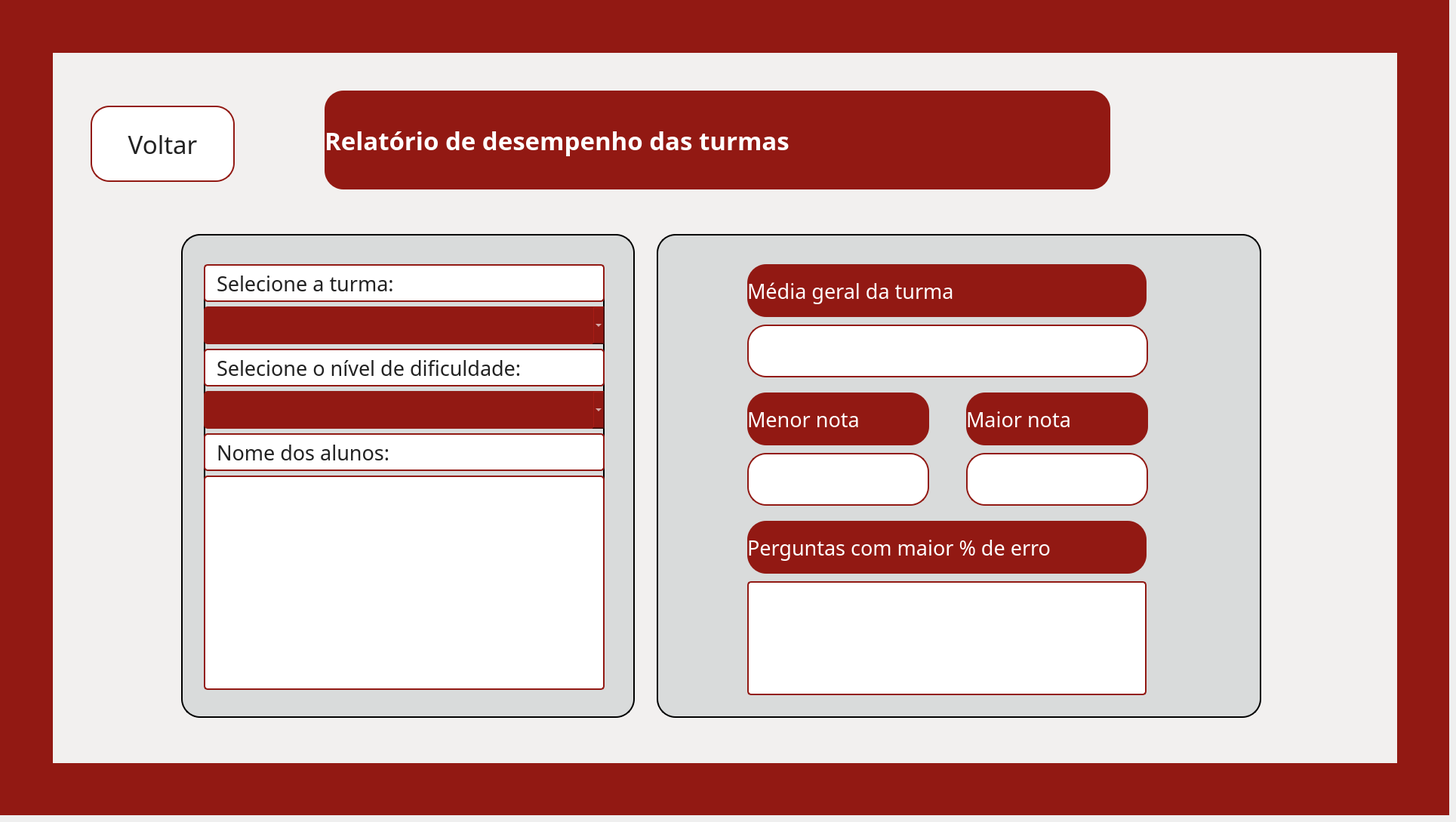
    <widget class="QWidget" name="pg_relatorioturmas">
     <widget class="QWidget" name="fundo2_relatorio" native="true">
      <property name="geometry">
       <rect>
        <x>0</x>
        <y>0</y>
        <width>1920</width>
        <height>1080</height>
       </rect>
      </property>
      <property name="styleSheet">
       <string notr="true">background-color: #921913;</string>
      </property>
      <widget class="QWidget" name="container2_relatorio" native="true">
       <property name="geometry">
        <rect>
         <x>70</x>
         <y>70</y>
         <width>1781</width>
         <height>941</height>
        </rect>
       </property>
       <property name="styleSheet">
        <string notr="true">background-color: #F2F0EF;
</string>
       </property>
       <widget class="QLabel" name="lbl_titulo2_relatorio">
        <property name="geometry">
         <rect>
          <x>360</x>
          <y>50</y>
          <width>1041</width>
          <height>131</height>
         </rect>
        </property>
        <property name="font">
         <font>
          <family>Arbutus Slab</family>
          <pointsize>25</pointsize>
          <weight>75</weight>
          <bold>true</bold>
         </font>
        </property>
        <property name="cursor">
         <cursorShape>ArrowCursor</cursorShape>
        </property>
        <property name="styleSheet">
         <string notr="true">background-color: #921913;
color: white;
border: none;
border-radius: 25px</string>
        </property>
        <property name="text">
         <string>Relatório de desempenho das turmas</string>
        </property>
        <property name="textFormat">
         <enum>Qt::PlainText</enum>
        </property>
        <property name="wordWrap">
         <bool>true</bool>
        </property>
       </widget>
       <widget class="QLabel" name="lbl_col1b_relatorio">
        <property name="geometry">
         <rect>
          <x>10</x>
          <y>0</y>
          <width>471</width>
          <height>491</height>
         </rect>
        </property>
        <property name="styleSheet">
         <string notr="true">border: transparent;
background-color: transparent;</string>
        </property>
        <property name="text">
         <string/>
        </property>
        <property name="pixmap">
         <pixmap>../../assets/images/fundoetec.png</pixmap>
        </property>
        <property name="scaledContents">
         <bool>true</bool>
        </property>
       </widget>
       <widget class="QLabel" name="lbl_col2b_relatorio">
        <property name="geometry">
         <rect>
          <x>10</x>
          <y>460</y>
          <width>471</width>
          <height>481</height>
         </rect>
        </property>
        <property name="styleSheet">
         <string notr="true">border: transparent;
background-color: transparent;</string>
        </property>
        <property name="text">
         <string/>
        </property>
        <property name="pixmap">
         <pixmap>../../assets/images/fundoetec.png</pixmap>
        </property>
        <property name="scaledContents">
         <bool>true</bool>
        </property>
       </widget>
       <widget class="QLabel" name="lbl_col3b_relatorio">
        <property name="geometry">
         <rect>
          <x>470</x>
          <y>450</y>
          <width>471</width>
          <height>481</height>
         </rect>
        </property>
        <property name="styleSheet">
         <string notr="true">border: transparent;
background-color: transparent;</string>
        </property>
        <property name="text">
         <string/>
        </property>
        <property name="pixmap">
         <pixmap>../../assets/images/fundoetec.png</pixmap>
        </property>
        <property name="scaledContents">
         <bool>true</bool>
        </property>
       </widget>
       <widget class="QFrame" name="frame_card3_relatorio">
        <property name="geometry">
         <rect>
          <x>170</x>
          <y>240</y>
          <width>601</width>
          <height>641</height>
         </rect>
        </property>
        <property name="font">
         <font>
          <pointsize>2</pointsize>
         </font>
        </property>
        <property name="styleSheet">
         <string notr="true">border-radius: 25px;
border: 2px solid black;
background-color: #d9dbdb;</string>
        </property>
        <property name="frameShape">
         <enum>QFrame::NoFrame</enum>
        </property>
        <widget class="QWidget" name="verticalLayoutWidget_5">
         <property name="geometry">
          <rect>
           <x>30</x>
           <y>40</y>
           <width>531</width>
           <height>564</height>
          </rect>
         </property>
         <layout class="QVBoxLayout" name="layout_card3_relatorio">
          <item>
           <widget class="QLabel" name="lbl_dado1b_relatorio">
            <property name="minimumSize">
             <size>
              <width>0</width>
              <height>50</height>
             </size>
            </property>
            <property name="maximumSize">
             <size>
              <width>16777215</width>
              <height>50</height>
             </size>
            </property>
            <property name="font">
             <font>
              <family>Arbutus Slab</family>
              <pointsize>20</pointsize>
             </font>
            </property>
            <property name="styleSheet">
             <string notr="true">background-color: white;
color: #222222;
border: 2px solid #921913;
border-radius: 5px;
padding: 0 8px</string>
            </property>
            <property name="text">
             <string>Selecione a turma:</string>
            </property>
           </widget>
          </item>
          <item>
           <widget class="QComboBox" name="comboBox_turma3">
            <property name="minimumSize">
             <size>
              <width>200</width>
              <height>50</height>
             </size>
            </property>
            <property name="font">
             <font>
              <family>Arbutus Slab</family>
              <pointsize>20</pointsize>
             </font>
            </property>
            <property name="styleSheet">
             <string notr="true">QComboBox{
    background-color: #921913;
    border: none;
    border-radius: 5px;
    color: white;
}

QComboBox:hover{
    background-color: #62100d;
}</string>
            </property>
            <property name="currentIndex">
             <number>-1</number>
            </property>
           </widget>
          </item>
          <item>
           <widget class="QLabel" name="lbl_dado2b_relatorio">
            <property name="minimumSize">
             <size>
              <width>0</width>
              <height>50</height>
             </size>
            </property>
            <property name="maximumSize">
             <size>
              <width>16777215</width>
              <height>50</height>
             </size>
            </property>
            <property name="font">
             <font>
              <family>Arbutus Slab</family>
              <pointsize>20</pointsize>
             </font>
            </property>
            <property name="styleSheet">
             <string notr="true">background-color: white;
color: #222222;
border: 2px solid #921913;
border-radius: 5px;
padding: 0 8px</string>
            </property>
            <property name="text">
             <string>Selecione o nível de dificuldade:</string>
            </property>
           </widget>
          </item>
          <item>
           <widget class="QComboBox" name="comboBox_modo2_2">
            <property name="minimumSize">
             <size>
              <width>200</width>
              <height>50</height>
             </size>
            </property>
            <property name="font">
             <font>
              <family>Arbutus Slab</family>
              <pointsize>20</pointsize>
             </font>
            </property>
            <property name="styleSheet">
             <string notr="true">QComboBox{
    background-color: #921913;
    border: none;
    border-radius: 5px;
    color: white;
}

QComboBox:hover{
    background-color: #62100d;
}</string>
            </property>
            <property name="currentIndex">
             <number>-1</number>
            </property>
           </widget>
          </item>
          <item>
           <widget class="QLabel" name="lbl_dado3b_relatorio">
            <property name="minimumSize">
             <size>
              <width>0</width>
              <height>50</height>
             </size>
            </property>
            <property name="maximumSize">
             <size>
              <width>16777215</width>
              <height>50</height>
             </size>
            </property>
            <property name="font">
             <font>
              <family>Arbutus Slab</family>
              <pointsize>20</pointsize>
             </font>
            </property>
            <property name="styleSheet">
             <string notr="true">background-color: white;
color: #222222;
border: 2px solid #921913;
border-radius: 5px;
padding: 0 8px</string>
            </property>
            <property name="text">
             <string>Nome dos alunos:</string>
            </property>
           </widget>
          </item>
          <item>
           <widget class="QListWidget" name="lista_alunos3">
            <property name="styleSheet">
             <string notr="true">background-color: white;
color: #222222;
border: 2px solid #921913;
border-radius: 5px;
padding: 0 8px</string>
            </property>
           </widget>
          </item>
         </layout>
        </widget>
       </widget>
       <widget class="QLabel" name="lbl_stat1b_relatorio">
        <property name="geometry">
         <rect>
          <x>500</x>
          <y>10</y>
          <width>471</width>
          <height>431</height>
         </rect>
        </property>
        <property name="styleSheet">
         <string notr="true">border: transparent;
background-color: transparent;</string>
        </property>
        <property name="text">
         <string/>
        </property>
        <property name="pixmap">
         <pixmap>../../assets/images/fundoetec.png</pixmap>
        </property>
        <property name="scaledContents">
         <bool>true</bool>
        </property>
       </widget>
       <widget class="QLabel" name="lbl_stat2b_relatorio">
        <property name="geometry">
         <rect>
          <x>940</x>
          <y>0</y>
          <width>461</width>
          <height>481</height>
         </rect>
        </property>
        <property name="styleSheet">
         <string notr="true">border: transparent;
background-color: transparent;</string>
        </property>
        <property name="text">
         <string/>
        </property>
        <property name="pixmap">
         <pixmap>../../assets/images/fundoetec.png</pixmap>
        </property>
        <property name="scaledContents">
         <bool>true</bool>
        </property>
       </widget>
       <widget class="QLabel" name="lbl_stat3b_relatorio">
        <property name="geometry">
         <rect>
          <x>1400</x>
          <y>0</y>
          <width>401</width>
          <height>491</height>
         </rect>
        </property>
        <property name="styleSheet">
         <string notr="true">border: transparent;
background-color: transparent;</string>
        </property>
        <property name="text">
         <string/>
        </property>
        <property name="pixmap">
         <pixmap>../../assets/images/fundoetec.png</pixmap>
        </property>
        <property name="scaledContents">
         <bool>true</bool>
        </property>
       </widget>
       <widget class="QLabel" name="lbl_stat4b_relatorio">
        <property name="geometry">
         <rect>
          <x>1780</x>
          <y>820</y>
          <width>471</width>
          <height>481</height>
         </rect>
        </property>
        <property name="styleSheet">
         <string notr="true">border: transparent;
background-color: transparent;</string>
        </property>
        <property name="text">
         <string/>
        </property>
        <property name="pixmap">
         <pixmap>../../assets/images/fundoetec.png</pixmap>
        </property>
        <property name="scaledContents">
         <bool>true</bool>
        </property>
       </widget>
       <widget class="QLabel" name="lbl_stat5b_relatorio">
        <property name="geometry">
         <rect>
          <x>940</x>
          <y>460</y>
          <width>471</width>
          <height>471</height>
         </rect>
        </property>
        <property name="styleSheet">
         <string notr="true">border: transparent;
background-color: transparent;</string>
        </property>
        <property name="text">
         <string/>
        </property>
        <property name="pixmap">
         <pixmap>../../assets/images/fundoetec.png</pixmap>
        </property>
        <property name="scaledContents">
         <bool>true</bool>
        </property>
       </widget>
       <widget class="QFrame" name="frame_card4_relatorio">
        <property name="geometry">
         <rect>
          <x>800</x>
          <y>240</y>
          <width>801</width>
          <height>641</height>
         </rect>
        </property>
        <property name="styleSheet">
         <string notr="true">border-radius: 25px;
border: 2px solid black;
background-color: #d9dbdb;</string>
        </property>
        <property name="frameShape">
         <enum>QFrame::NoFrame</enum>
        </property>
        <widget class="QLabel" name="lbl_mediaturma2">
         <property name="geometry">
          <rect>
           <x>120</x>
           <y>120</y>
           <width>531</width>
           <height>70</height>
          </rect>
         </property>
         <property name="minimumSize">
          <size>
           <width>0</width>
           <height>70</height>
          </size>
         </property>
         <property name="maximumSize">
          <size>
           <width>16777215</width>
           <height>40</height>
          </size>
         </property>
         <property name="font">
          <font>
           <family>Arbutus Slab</family>
           <pointsize>20</pointsize>
          </font>
         </property>
         <property name="styleSheet">
          <string notr="true">background-color: white;
color: #222222;
border: 2px solid #921913;
border-radius: 25px;
padding: 0 18px</string>
         </property>
         <property name="text">
          <string/>
         </property>
        </widget>
        <widget class="QLabel" name="lbl_dado1c_relatorio">
         <property name="geometry">
          <rect>
           <x>120</x>
           <y>40</y>
           <width>529</width>
           <height>70</height>
          </rect>
         </property>
         <property name="minimumSize">
          <size>
           <width>0</width>
           <height>70</height>
          </size>
         </property>
         <property name="maximumSize">
          <size>
           <width>16777215</width>
           <height>40</height>
          </size>
         </property>
         <property name="font">
          <font>
           <family>Arbutus Slab</family>
           <pointsize>20</pointsize>
          </font>
         </property>
         <property name="styleSheet">
          <string notr="true">background-color: #921913;
color: white;
border: none;
border-radius: 25px</string>
         </property>
         <property name="text">
          <string>Média geral da turma</string>
         </property>
        </widget>
        <widget class="QLabel" name="lbl_dado2c_relatorio">
         <property name="geometry">
          <rect>
           <x>120</x>
           <y>210</y>
           <width>241</width>
           <height>70</height>
          </rect>
         </property>
         <property name="minimumSize">
          <size>
           <width>0</width>
           <height>70</height>
          </size>
         </property>
         <property name="maximumSize">
          <size>
           <width>16777215</width>
           <height>40</height>
          </size>
         </property>
         <property name="font">
          <font>
           <family>Arbutus Slab</family>
           <pointsize>20</pointsize>
          </font>
         </property>
         <property name="styleSheet">
          <string notr="true">background-color: #921913;
color: white;
border: none;
border-radius: 25px</string>
         </property>
         <property name="text">
          <string>Menor nota</string>
         </property>
        </widget>
        <widget class="QLabel" name="lbl_dado3c_relatorio">
         <property name="geometry">
          <rect>
           <x>120</x>
           <y>380</y>
           <width>529</width>
           <height>70</height>
          </rect>
         </property>
         <property name="minimumSize">
          <size>
           <width>0</width>
           <height>70</height>
          </size>
         </property>
         <property name="maximumSize">
          <size>
           <width>16777215</width>
           <height>50</height>
          </size>
         </property>
         <property name="font">
          <font>
           <family>Arbutus Slab</family>
           <pointsize>20</pointsize>
          </font>
         </property>
         <property name="styleSheet">
          <string notr="true">background-color: #921913;
color: white;
border: none;
border-radius: 25px</string>
         </property>
         <property name="text">
          <string>Perguntas com maior % de erro</string>
         </property>
        </widget>
        <widget class="QLabel" name="lbl_dado4c_relatorio">
         <property name="geometry">
          <rect>
           <x>-60</x>
           <y>620</y>
           <width>471</width>
           <height>81</height>
          </rect>
         </property>
         <property name="styleSheet">
          <string notr="true">border: transparent;
background-color: transparent;</string>
         </property>
         <property name="text">
          <string/>
         </property>
         <property name="pixmap">
          <pixmap>../../assets/images/fundoetec.png</pixmap>
         </property>
         <property name="scaledContents">
          <bool>true</bool>
         </property>
        </widget>
        <widget class="QLabel" name="lbl_rodape2_relatorio">
         <property name="geometry">
          <rect>
           <x>410</x>
           <y>210</y>
           <width>241</width>
           <height>70</height>
          </rect>
         </property>
         <property name="minimumSize">
          <size>
           <width>0</width>
           <height>70</height>
          </size>
         </property>
         <property name="maximumSize">
          <size>
           <width>16777215</width>
           <height>70</height>
          </size>
         </property>
         <property name="font">
          <font>
           <family>Arbutus Slab</family>
           <pointsize>20</pointsize>
          </font>
         </property>
         <property name="styleSheet">
          <string notr="true">background-color: #921913;
color: white;
border: none;
border-radius: 25px</string>
         </property>
         <property name="text">
          <string>Maior nota</string>
         </property>
        </widget>
        <widget class="QLabel" name="lbl_menornota">
         <property name="geometry">
          <rect>
           <x>120</x>
           <y>290</y>
           <width>241</width>
           <height>70</height>
          </rect>
         </property>
         <property name="minimumSize">
          <size>
           <width>0</width>
           <height>70</height>
          </size>
         </property>
         <property name="maximumSize">
          <size>
           <width>16777215</width>
           <height>40</height>
          </size>
         </property>
         <property name="font">
          <font>
           <family>Arbutus Slab</family>
           <pointsize>20</pointsize>
          </font>
         </property>
         <property name="styleSheet">
          <string notr="true">background-color: white;
color: #222222;
border: 2px solid #921913;
border-radius: 25px;
padding: 0 18px</string>
         </property>
         <property name="text">
          <string/>
         </property>
        </widget>
        <widget class="QLabel" name="lbl_maiornota">
         <property name="geometry">
          <rect>
           <x>410</x>
           <y>290</y>
           <width>241</width>
           <height>70</height>
          </rect>
         </property>
         <property name="minimumSize">
          <size>
           <width>0</width>
           <height>70</height>
          </size>
         </property>
         <property name="maximumSize">
          <size>
           <width>16777215</width>
           <height>40</height>
          </size>
         </property>
         <property name="font">
          <font>
           <family>Arbutus Slab</family>
           <pointsize>20</pointsize>
          </font>
         </property>
         <property name="styleSheet">
          <string notr="true">background-color: white;
color: #222222;
border: 2px solid #921913;
border-radius: 25px;
padding: 0 18px</string>
         </property>
         <property name="text">
          <string/>
         </property>
        </widget>
        <widget class="QListWidget" name="lista_perguntascommenosacerto">
         <property name="geometry">
          <rect>
           <x>120</x>
           <y>460</y>
           <width>529</width>
           <height>151</height>
          </rect>
         </property>
         <property name="styleSheet">
          <string notr="true">background-color: white;
color: #222222;
border: 2px solid #921913;
border-radius: 5px;
padding: 0 8px</string>
         </property>
        </widget>
       </widget>
       <widget class="QLabel" name="lbl_rodape3_relatorio">
        <property name="geometry">
         <rect>
          <x>1310</x>
          <y>460</y>
          <width>471</width>
          <height>471</height>
         </rect>
        </property>
        <property name="styleSheet">
         <string notr="true">border: transparent;
background-color: transparent;</string>
        </property>
        <property name="text">
         <string/>
        </property>
        <property name="pixmap">
         <pixmap>../../assets/images/fundoetec.png</pixmap>
        </property>
        <property name="scaledContents">
         <bool>true</bool>
        </property>
       </widget>
       <widget class="QPushButton" name="btn_voltarpararanking">
        <property name="geometry">
         <rect>
          <x>50</x>
          <y>70</y>
          <width>191</width>
          <height>101</height>
         </rect>
        </property>
        <property name="font">
         <font>
          <family>Arbutus Slab</family>
          <pointsize>25</pointsize>
         </font>
        </property>
        <property name="styleSheet">
         <string notr="true">background-color: white;
border: 2px solid #921913;
border-radius: 25px;
color: #222222;
padding: 0 18px</string>
        </property>
        <property name="text">
         <string>Voltar</string>
        </property>
       </widget>
       <zorder>lbl_stat3b_relatorio</zorder>
       <zorder>lbl_stat2b_relatorio</zorder>
       <zorder>lbl_col1b_relatorio</zorder>
       <zorder>lbl_stat1b_relatorio</zorder>
       <zorder>lbl_col2b_relatorio</zorder>
       <zorder>lbl_col3b_relatorio</zorder>
       <zorder>lbl_rodape3_relatorio</zorder>
       <zorder>lbl_titulo2_relatorio</zorder>
       <zorder>frame_card3_relatorio</zorder>
       <zorder>lbl_stat4b_relatorio</zorder>
       <zorder>lbl_stat5b_relatorio</zorder>
       <zorder>frame_card4_relatorio</zorder>
       <zorder>btn_voltarpararanking</zorder>
      </widget>
     </widget>
    </widget>
